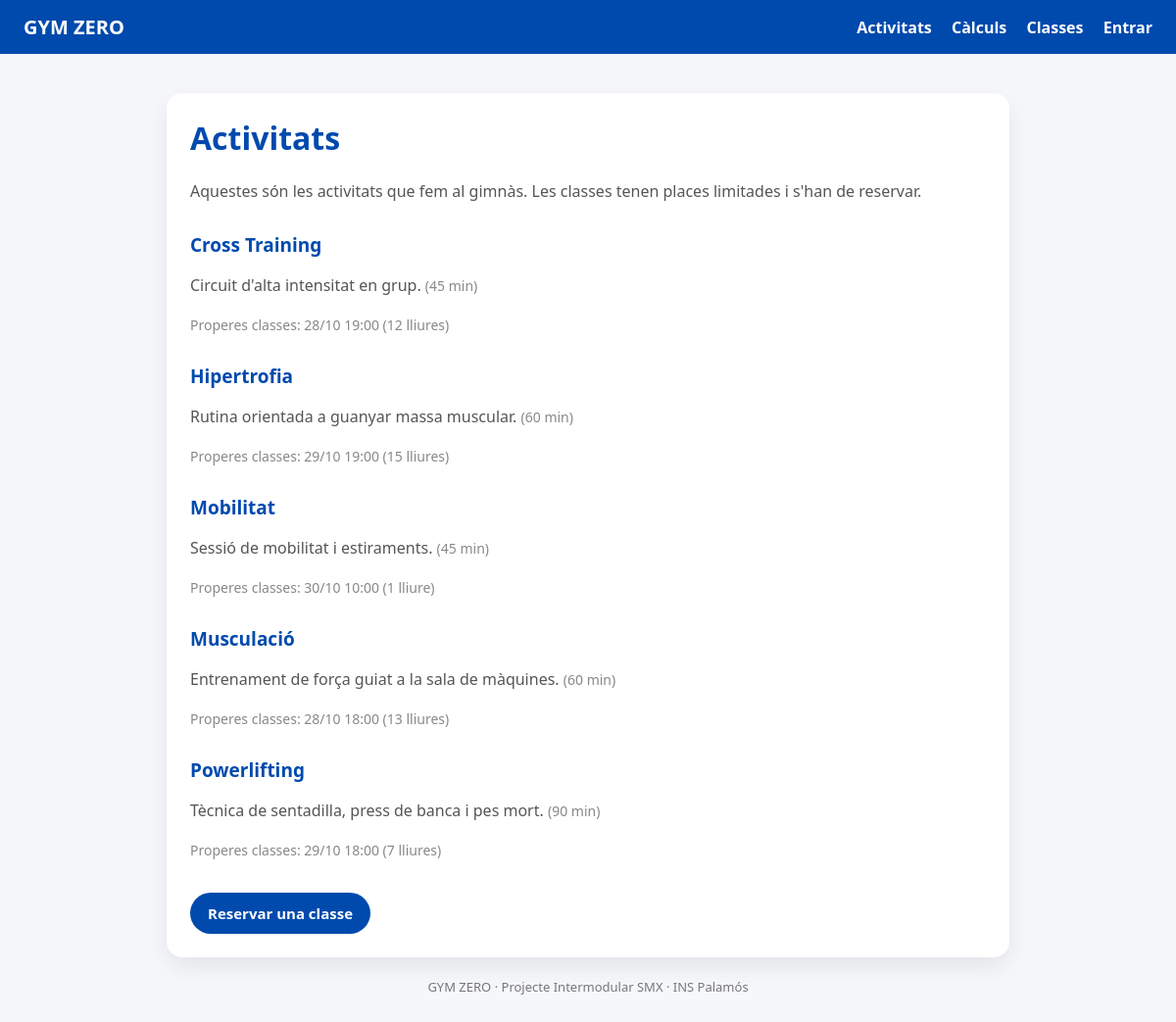
The page /activitats/index.php on the database its author committed.
### tables this page shows
CREATE TABLE activitats (
  id                 INT UNSIGNED AUTO_INCREMENT PRIMARY KEY,
  nom                VARCHAR(60)  NOT NULL,
  descripcio         TEXT         NULL,
  durada_min         SMALLINT UNSIGNED NOT NULL DEFAULT 60,
  places_per_defecte SMALLINT UNSIGNED NOT NULL DEFAULT 15,
  activa             TINYINT(1)   NOT NULL DEFAULT 1,
  CONSTRAINT uq_activitats_nom UNIQUE (nom)
);

### www/inc/sessio.php (called while the page is built, shortened)
<?php
function h($text)
{
    return htmlspecialchars((string) $text, ENT_QUOTES, 'UTF-8');
}

### www/activitats/index.php (the view, shortened to what this page needs)
<?php
require_once __DIR__ . '/../inc/sessio.php';
require_once __DIR__ . '/../inc/bd.php';
$activitats = $connexio->query(
    'SELECT id, nom, descripcio, durada_min FROM activitats WHERE activa = 1 ORDER BY nom'
)->fetchAll();
$st = $connexio->query(
    "SELECT c.activitat_id, c.inici, c.places,
            (SELECT COUNT(*) FROM reserves r WHERE r.classe_id = c.id AND r.estat = 'confirmada') AS ocupades
       FROM classes c
      WHERE c.inici > NOW() AND c.inici < NOW() + INTERVAL 14 DAY AND c.cancelada = 0
      ORDER BY c.inici"
);
$classes = [];
foreach ($st->fetchAll() as $c) {
    $classes[$c['activitat_id']][] = $c;
}
require __DIR__ . '/../inc/capcalera.php';
?>
<p>Aquestes són les activitats que fem al gimnàs. Les classes tenen places limitades i s'han de reservar.</p>
<?php foreach ($activitats as $a): ?>
  <h2><?= h($a['nom']) ?></h2>
  <p><?= h($a['descripcio']) ?> <span class="subtil">(<?= (int) $a['durada_min'] ?> min)</span></p>
  <?php if (empty($classes[$a['id']])): ?>
    <p class="subtil">No hi ha classes programades els propers 14 dies.</p>
  <?php else: ?>
    <p class="subtil">Properes classes:
      <?php foreach (array_slice($classes[$a['id']], 0, 4) as $i => $c):
          $lliures = max(0, $c['places'] - $c['ocupades']); ?>
        <?= $i > 0 ? ' · ' : '' ?><?= date('d/m H:i', strtotime($c['inici'])) ?>
        (<?= $lliures === 0 ? '<span class="places-0">complet</span>' : $lliures . ($lliures === 1 ? ' lliure' : ' lliures') ?>)
      <?php endforeach; ?>
    </p>
  <?php endif; ?>
<?php endforeach; ?>
<a class="btn" href="../reserves/">Reservar una classe</a>
<?php require __DIR__ . '/../inc/peu.php'; ?>

### www/css/area.css (style rules this page uses)
body { margin: 0; font-family: system-ui, -apple-system, "Segoe UI", sans-serif; background: #f5f7fb; color: #222; }
h2 { color: #004aad; font-size: 19px; margin-top: 28px; }
p { color: #555; line-height: 1.6; }
button, .btn { display: inline-block; margin-top: 18px; padding: 11px 18px; border-radius: 999px; border: none; background: #004aad; color: white; font-weight: 700; cursor: pointer; text-decoration: none; font-size: 15px; }
.subtil { color: #888; font-size: 14px; }

### rows shown on the page
activitats: nom "Cross Training", descripcio "Circuit d'alta intensitat en grup.", durada_min "45", inici "28/10 19:00", lliures "12"
activitats: nom "Hipertrofia", descripcio "Rutina orientada a guanyar massa muscular.", durada_min "60", inici "29/10 19:00", lliures "15"
activitats: nom "Mobilitat", descripcio "Sessió de mobilitat i estiraments.", durada_min "45", inici "30/10 10:00", lliures "1"
activitats: nom "Musculació", descripcio "Entrenament de força guiat a la sala de màquines.", durada_min "60", inici "28/10 18:00", lliures "13"
activitats: nom "Powerlifting", descripcio "Tècnica de sentadilla, press de banca i pes mort.", durada_min "90", inici "29/10 18:00", lliures "7"

### other values the page prints
$titol "Activitats"
